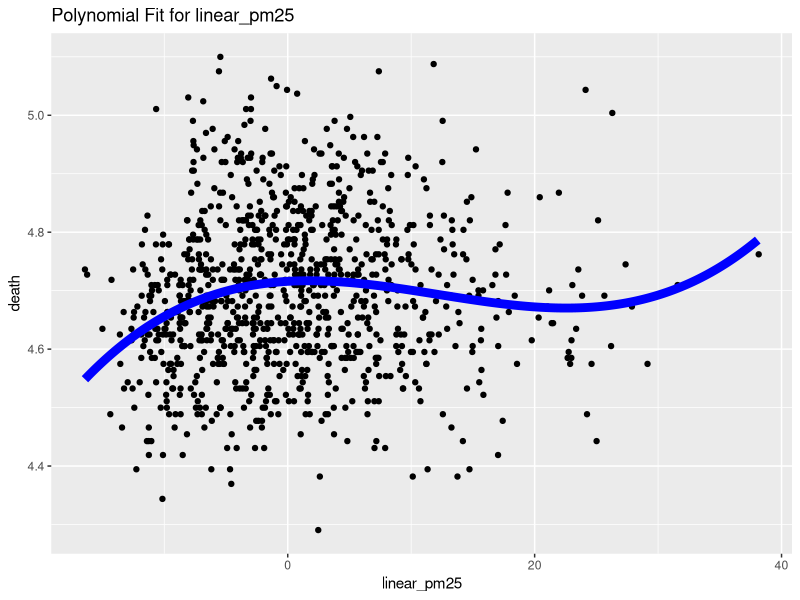
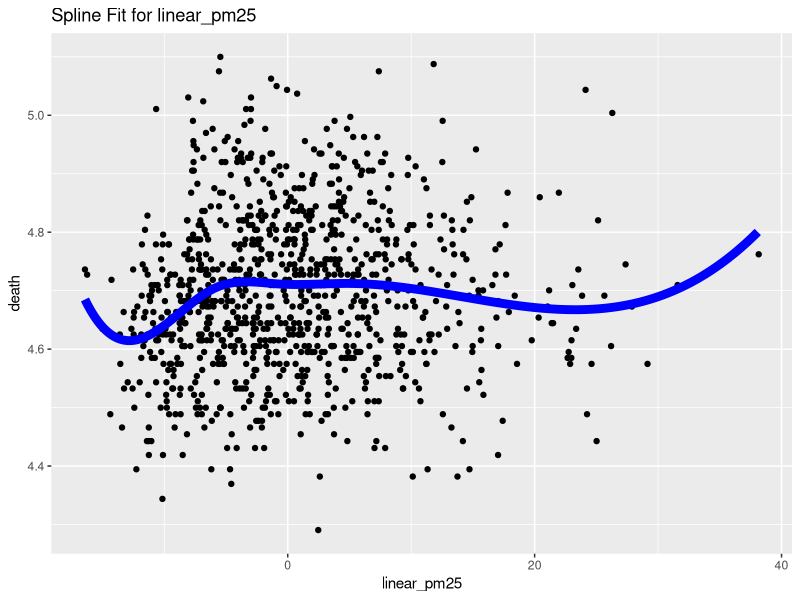
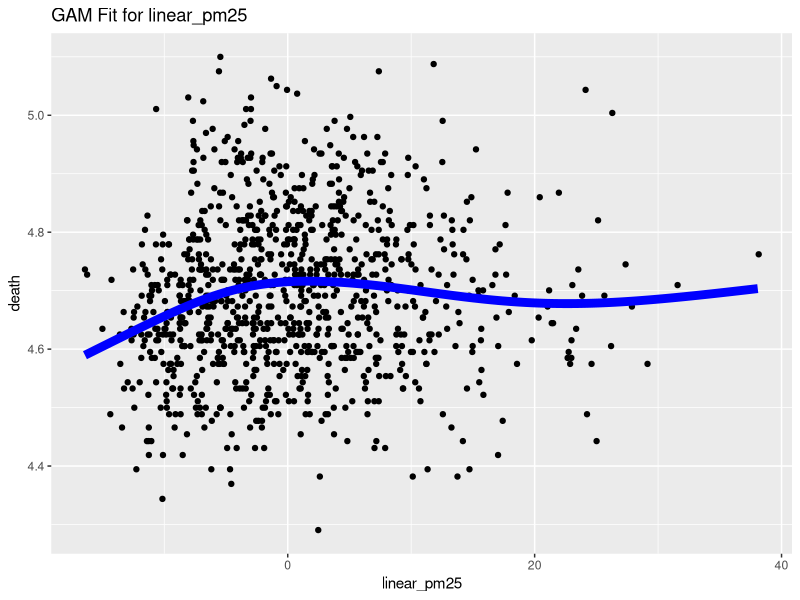
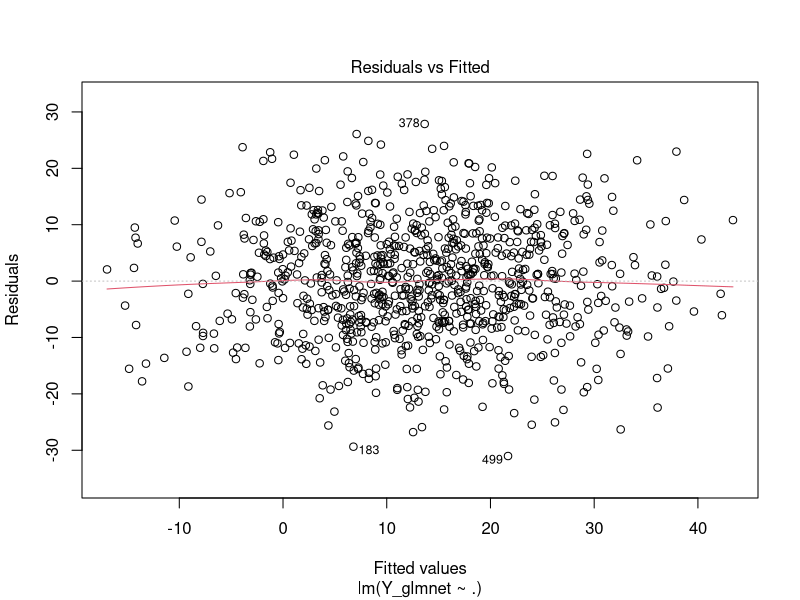
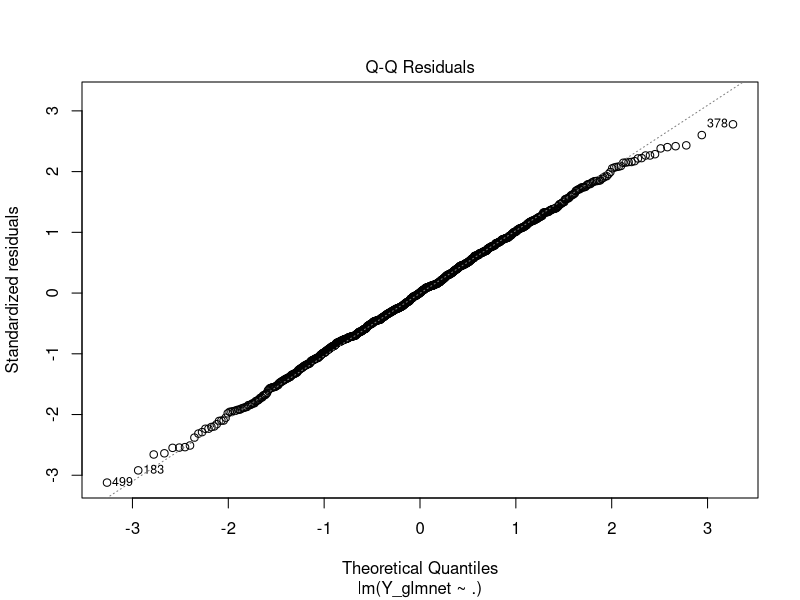
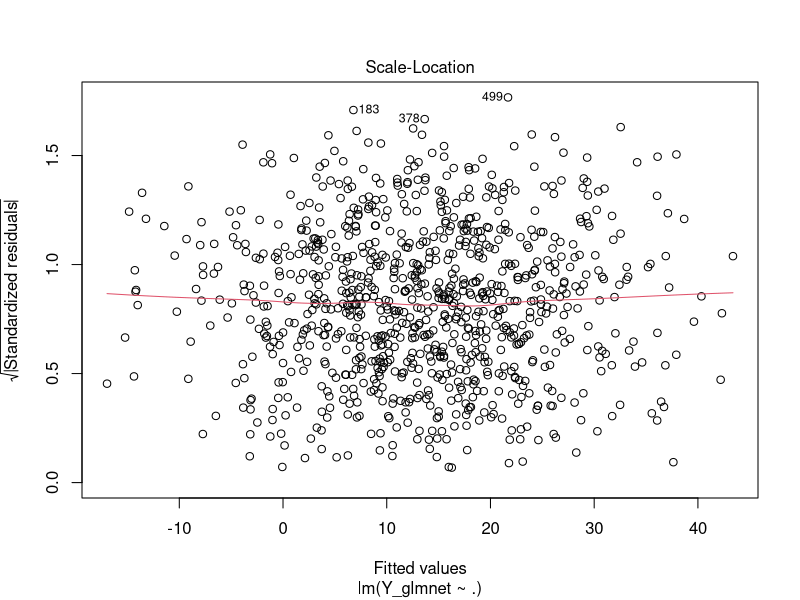
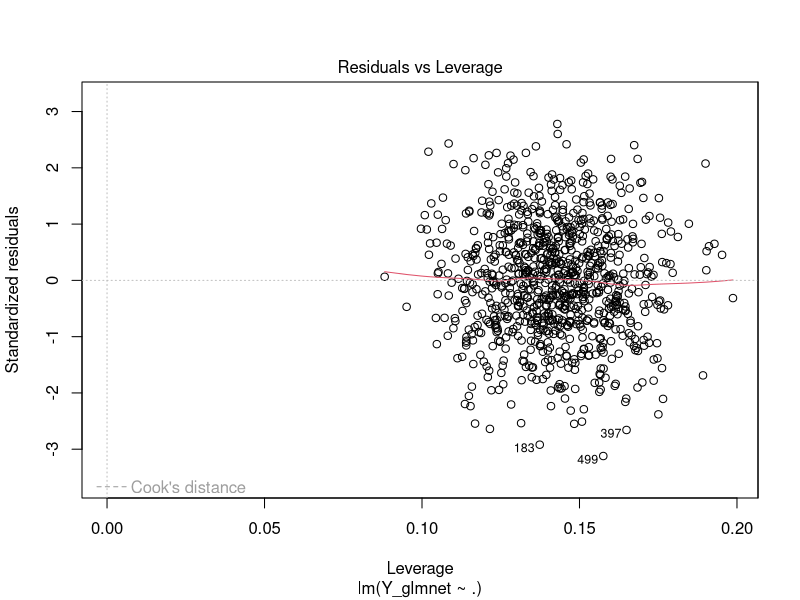
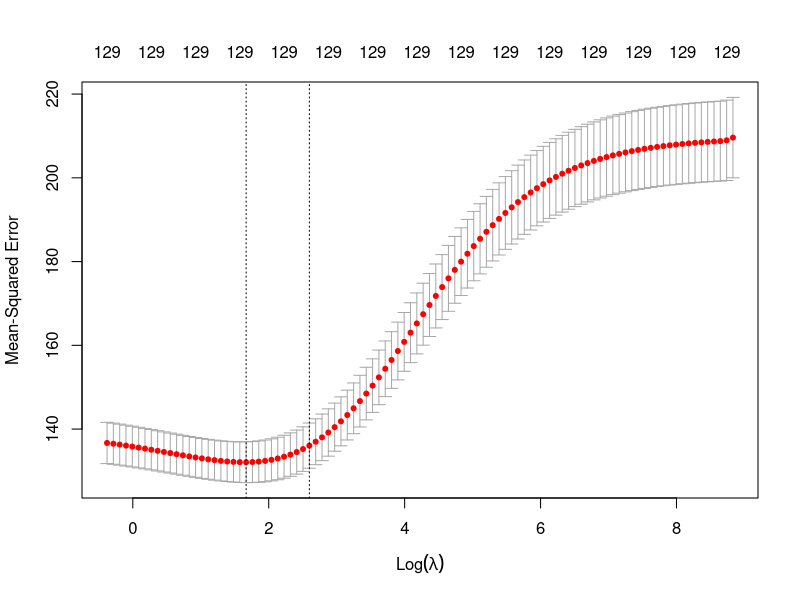

The R source for these figures, in order:
## ---- chunk 1
knitr::opts_chunk$set(echo = TRUE)
## ---- chunk 2
library(readr)
df <- read_csv("Chicago_air_quality.csv")
## ---- chunk 3
library(ggplot2)
fit_poly <- lm(log(death) ~ poly(tmpd, 3) + poly(linear_pm25, 3) +
                               poly(linear_pm10, 3) + poly(o3median, 3),
               data = df)
summary(fit_poly)
## ---- chunk 4
# Fit a polynomial model with linear_pm25
fit_pm25 <- lm(log(death) ~ poly(linear_pm25, 3), data = df)
pred_pm25 <- data.frame(linear_pm25 = seq(min(df$linear_pm25, na.rm = TRUE),
                                          max(df$linear_pm25, na.rm = TRUE),
                                          by = 0.1))
pred_pm25$fit <- predict(fit_pm25, newdata = pred_pm25)


ggplot(df, aes(x = linear_pm25, y = log(death))) +
  geom_point() +
  geom_line(data = pred_pm25, aes(x = linear_pm25, y = fit), 
            size = 3, color = "blue") +
  labs(title = "Polynomial Fit for linear_pm25",
       x = "linear_pm25", y = "death")
## ---- chunk 5
library(splines)

# Cubic Spline
knots_tmpd <- quantile(df$tmpd, probs = c(1/3, 2/3))
knots_pm25 <- quantile(df$linear_pm25, probs = c(1/3, 2/3))
knots_pm10 <- quantile(df$linear_pm10, probs = c(1/3, 2/3))
knots_o3   <- quantile(df$o3median, probs = c(1/3, 2/3))

fit_spline <- lm(log(death) ~ bs(tmpd, knots = knots_tmpd) +
                                bs(linear_pm25, knots = knots_pm25) +
                                bs(linear_pm10, knots = knots_pm10) +
                                bs(o3median, knots = knots_o3),
                 data = df)
summary(fit_spline)

# Checking Knot Placement Across Predictors
sum(df$tmpd <= knots_tmpd[1])
sum(df$tmpd <= knots_tmpd[2])

sum(df$linear_pm10 <= knots_pm10[1])
sum(df$linear_pm10 <= knots_pm10[2])

sum(df$o3median <= knots_o3[1])
sum(df$o3median <= knots_o3[2])

sum(df$linear_pm25 <= knots_pm25[1])  
sum(df$linear_pm25 <= knots_pm25[2])  
## ---- chunk 6
# Fit a Spline with linear_pm25
fit_spline_pm25 <- lm(log(death) ~ bs(linear_pm25, df = 6), data = df)
pred_spline_pm25 <- data.frame(linear_pm25 = seq(min(df$linear_pm25, na.rm = TRUE),
                                                  max(df$linear_pm25, na.rm = TRUE),
                                                  by = 0.1))
pred_spline_pm25$fit <- predict(fit_spline_pm25, newdata = pred_spline_pm25)

ggplot(df, aes(x = linear_pm25, y = log(death))) +
  geom_point() +
  geom_line(data = pred_spline_pm25, aes(x = linear_pm25, y = fit), 
            size = 3, color = "blue") +
  labs(title = "Spline Fit for linear_pm25",
       x = "linear_pm25", y = "death")
## ---- chunk 7
library(mgcv)
fit_gam <- gam(log(death) ~ s(tmpd, k = 6) +
                            s(linear_pm25, k = 6) +
                            s(linear_pm10, k = 6) +
                            s(o3median, k = 6),
               data = df)
summary(fit_gam)
## ---- chunk 8
# Fit a GAM with linear_pm25
fit_gam_pm25 <- gam(log(death) ~ s(linear_pm25, k = 6), data = df)
pred_gam_pm25 <- data.frame(linear_pm25 = seq(min(df$linear_pm25, na.rm = TRUE),
                                               max(df$linear_pm25, na.rm = TRUE),
                                               by = 0.1))

pred_gam_pm25$fit <- predict(fit_gam_pm25, newdata = pred_gam_pm25)
ggplot(df, aes(x = linear_pm25, y = log(death))) +
  geom_point() +
  geom_line(data = pred_gam_pm25, aes(x = linear_pm25, y = fit), 
            size = 3, color = "blue") +
  labs(title = "GAM Fit for linear_pm25",
       x = "linear_pm25", y = "death")
## ---- chunk 9
N <- nrow(df)
V <- 10
set.seed(2023)
folds <- split(sample(1:N), rep(1:V, length = N))
str(folds)
## ---- chunk 10
cvOUT <- matrix(NA, nrow = V, ncol = 3)
colnames(cvOUT) <- c("poly", "spline", "gam")
## ---- chunk 11
for(v in 1:V) {
  tmp_train <- df[-folds[[v]], ]  
  tmp_test  <- df[ folds[[v]], ]  

  fit_poly <- lm(log(death) ~ poly(tmpd, 3) +
                                poly(linear_pm25, 3) +
                                poly(linear_pm10, 3) +
                                poly(o3median, 3),
                 data = tmp_train)

  pred_poly <- predict(fit_poly, newdata = tmp_test)

  mse_poly <- mean((tmp_test$death |> log() - pred_poly)^2)

  cvOUT[v, "poly"] <- mse_poly
}
## ---- chunk 12
knots_tmpd   <- quantile(df$tmpd, probs = c(1/3, 2/3))
knots_pm25   <- quantile(df$linear_pm25, probs = c(1/3, 2/3))
knots_pm10   <- quantile(df$linear_pm10, probs = c(1/3, 2/3))
knots_o3     <- quantile(df$o3median, probs = c(1/3, 2/3))

for(v in 1:V) {
  tmp_train <- df[-folds[[v]], ]
  tmp_test  <- df[ folds[[v]], ]

  fit_spline <- lm(log(death) ~ bs(tmpd, knots = knots_tmpd) +
                                   bs(linear_pm25, knots = knots_pm25) +
                                   bs(linear_pm10, knots = knots_pm10) +
                                   bs(o3median, knots = knots_o3),
                   data = tmp_train)

  pred_spline <- predict(fit_spline, newdata = tmp_test)
  mse_spline <- mean((tmp_test$death |> log() - pred_spline)^2)

  cvOUT[v, "spline"] <- mse_spline
}
## ---- chunk 13
for (v in 1:V) {
  tmp_train <- df[-folds[[v]], ]
  tmp_test  <- df[ folds[[v]], ]
  
  fit_gam <- gam(log(death) ~ s(tmpd, k = 4) +
                             s(linear_pm25, k = 4) +
                             s(linear_pm10, k = 4) +
                             s(o3median, k = 4),
                 data = tmp_train)

  pred_gam <- predict(fit_gam, newdata = tmp_test)
  mse_gam <- mean((log(tmp_test$death) - pred_gam)^2)

  cvOUT[v, "gam"] <- mse_gam
}
## ---- chunk 14
# Mean MSE for each model
colMeans(cvOUT)

# More detailed summary
apply(cvOUT, 2, summary)

# Standard deviations
apply(cvOUT, 2, sd)
## ---- chunk 15
df <- read_csv("dataset3.csv")
## ---- chunk 16
library(glmnet)
library(tidyverse)
## ---- chunk 17
# Create X and Y
Y_glmnet <- df$Y
X <- df %>% select(-Y)

# Convert predictors to numeric matrix: converts them into a numeric matrix that glmnet() can use
X_glmnet <- model.matrix(~ ., data = X)[, -1] 

# Check final structures
str(Y_glmnet)
str(X_glmnet)
## ---- chunk 18
fit_ols <- lm(Y_glmnet ~ ., data = as.data.frame(X_glmnet))
ols_coef <- coef(fit_ols)
plot(fit_ols)
## ---- chunk 19
# Ridge Regression (alpha = 0)

set.seed(20)
fit_ridge_cv <- cv.glmnet(X_glmnet, Y_glmnet, alpha = 0, nfolds = 10, family = "gaussian")
plot(fit_ridge_cv)

cat("Ridge - Min lambda:", log(fit_ridge_cv$lambda.min), "\n")
cat("Ridge - 1SE lambda:", log(fit_ridge_cv$lambda.1se), "\n")
ridge_coef <- coef(fit_ridge_cv$glmnet.fit, s = fit_ridge_cv$lambda.1se)
## ---- chunk 20
#Lasso Regression (alpha = 1) 

set.seed(20)
fit_lasso_cv <- cv.glmnet(X_glmnet, Y_glmnet, alpha = 1, nfolds = 10, family = "gaussian")
plot(fit_lasso_cv)

cat("Lasso - Min lambda:", log(fit_lasso_cv$lambda.min), "\n")
cat("Lasso - 1SE lambda:", log(fit_lasso_cv$lambda.1se), "\n")
lasso_coef <- coef(fit_lasso_cv$glmnet.fit, s = fit_lasso_cv$lambda.1se)

## ---- chunk 21
#Elastic Net Regression (alpha = 0.5)

set.seed(20)
fit_en_cv <- cv.glmnet(X_glmnet, Y_glmnet, alpha = 0.5, nfolds = 10, family = "gaussian")
plot(fit_en_cv)

cat("Elastic Net - Min lambda:", log(fit_en_cv$lambda.min), "\n")
cat("Elastic Net - 1SE lambda:", log(fit_en_cv$lambda.1se), "\n")
en_coef <- coef(fit_en_cv$glmnet.fit, s = fit_en_cv$lambda.1se)
## ---- chunk 22
# Combine all into a comparison table
coef_df <- data.frame(
  Variable = rownames(as.matrix(lasso_coef)),
  OLS = ols_coef[match(rownames(as.matrix(lasso_coef)), names(ols_coef))],
  RIDGE = as.numeric(ridge_coef),
  LASSO = as.numeric(lasso_coef),
  EN = as.numeric(en_coef)
)

# Features Selection
apply(coef_df[, -1], 2, function(x) sum(x != 0))

# MSE
ols_pred <- predict(fit_ols, newdata = as.data.frame(X_glmnet))
ols_mse <- mean((Y_glmnet - ols_pred)^2)
ridge_pred <- predict(fit_ridge_cv, newx = X_glmnet, s = fit_ridge_cv$lambda.1se)
ridge_mse <- mean((Y_glmnet - ridge_pred)^2)
lasso_pred <- predict(fit_lasso_cv, newx = X_glmnet, s = fit_lasso_cv$lambda.1se)
lasso_mse <- mean((Y_glmnet - lasso_pred)^2)
en_pred <- predict(fit_en_cv, newx = X_glmnet, s = fit_en_cv$lambda.1se)
en_mse <- mean((Y_glmnet - en_pred)^2)
# MSE Summary
mse_df <- data.frame(
  Model = c("OLS", "Ridge", "Lasso", "Elastic Net"),
  MSE = c(ols_mse, ridge_mse, lasso_mse, en_mse)
)
print(mse_df)
